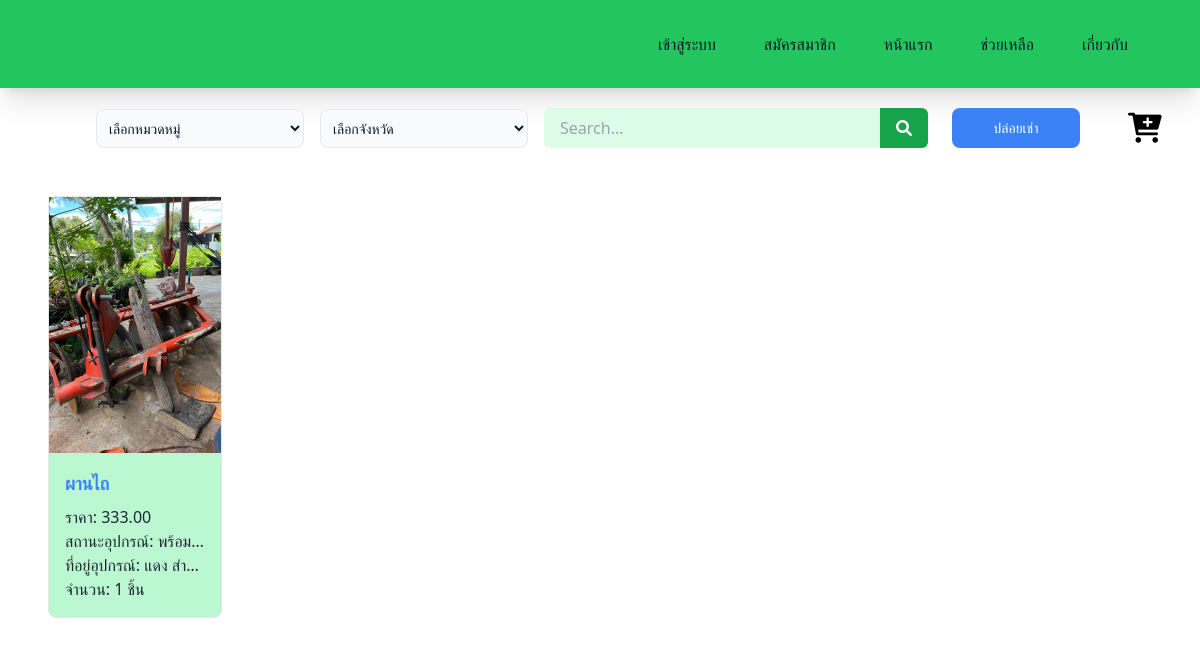
/shop/product_category/2/, run on the app's committed database.
### shop/models.py (models this page shows, shortened)
class AllProduct(models.Model):
    user = models.ForeignKey(User, on_delete=models.CASCADE,null=True,blank=True)
    product_name = models.CharField(max_length=200,null=True,blank=True)
    product_price = models.DecimalField(max_digits=6, decimal_places=2,null=True,blank=True)
    phon_number = models.CharField(max_length=10,default='phon_number',null=True,blank=True)
    product_detail = models.TextField(default='No description',null=True,blank=True)
    product_size = models.CharField(max_length=200, default='Default Size',null=True,blank=True)
    product_status = models.ForeignKey(Status, on_delete=models.CASCADE, blank=True,null=True)
    category = models.ForeignKey(Category, on_delete=models.DO_NOTHING, null=True,blank=True)
    province = models.ForeignKey(Provinces, on_delete=models.DO_NOTHING, null=True,blank=True)
    product_location = models.CharField(max_length=200, default='location')
    image = models.ImageField(upload_to='Parcel', default='broken_image.png',null=True,blank=True)
    datetime = models.DateField(null=True,blank=True)
    lastdate = models.DateField(null=True,blank=True)
    quantity = models.PositiveIntegerField(default=1)

class Status(models.Model):
    name_Status = models.CharField(max_length=100, default="", blank=True)
    def __str__(self):
        return f'{self.name_Status}'

### shop/views.py (the view)
# urls.py: path('product_category/<int:id>/',product_category, name="product_category"),
def product_category(request,id):
    categorys = Category.objects.all()
    expired_products = []
    category = Category.objects.get(pk=id)
    if request.method == 'POST':
        search_query = request.POST.get('search_query')
        allproduct = AllProduct.objects.filter(product_name__icontains=search_query)
    else:
        allproduct = AllProduct.objects.filter(category=category)
    for product in allproduct:
        if product.lastdate and product.lastdate < timezone.now().date():
            expired_products.append(product.id)
    context = {'allproduct': allproduct,'category':categorys,'provinces': Provinces.objects.all(),'expired_products': expired_products}
    return render(request, 'shop/show_product_category.html', context)

### shop/models.py (called while the page is built)
    def __str__(self):
        return f'{self.province_name}'

### shop/templates/shop/show_product_category.html (shortened to what this page needs)
{% extends 'main/base.html' %}
{% load static %}
{% block content %}
<div class="flex flex-wrap justify-around lg:mx-20 ">
    <div class="flex items-center space-x-4 mt-5">
        <div class="lg:flex ">
            <div class="mb-4 lg:mb-0 lg:mx-4">
                <select id="category_name" name="category_name"
                    class="bg-gray-50 border text-gray-900 text-sm rounded-lg block px-2 mx-4 lg:mx-0 lg:py-2 dark:bg-gray-100 dark:text-black w-20 lg:w-52"
                    onchange="navigateToCategory()">
                    <option selected>เลือกหมวดหมู่</option>
                </select>
            </div>
            <div class=" lg:mb-0">
                <select id="province_name" name="province_name"
                    class="bg-gray-50 border text-gray-900 text-sm rounded-lg block px-2 mx-4 lg:mx-0 lg:py-2 dark:bg-gray-100 dark:text-black w-20 lg:w-52"
                    onchange="navigateToProvince()">
                    <option selected>เลือกจังหวัด</option>
                </select>
            </div>
        </div>
        <div class="flex">
            <form action="{% url 'search' %}" method="post" class="flex max-w-sm w-full lg:w-auto">
                <div class="flex w-full">
                    <input type="text" name="search" placeholder="Search..."
                        class="px-4 py-2 rounded-l-md focus:outline-none focus:ring-2 focus:ring-green-500 focus:border-transparent bg-green-100 w-full lg:w-96 h-10">
                    <button type="submit"
                        class="bg-green-600 hover:bg-green-800 px-4 py-2 rounded-r-md text-white focus:outline-none focus:ring-2 focus:ring-green-500 focus:ring-offset-2 focus:ring-offset-green-700 h-10">
                        <i class="fa-solid fa-magnifying-glass"></i>
                    </button>
                </div>
            </form>
        </div>
        <div class="flex items-center space-x-4 lg:ml-20  lg:mt-0">
            <div class="flex  lg:justify-start mb-2 lg:mb-0">
                <form action="{% url 'buy_product' %}">
                    <button type="submit"
                        class="bg-blue-500 text-white mx-2 lg:px-5 lg:py-2 lg:w-32 w-10 h-10 rounded-lg lg:mr-8 text-sm block">
                        ปล่อยเช่า
                    </button>
                </form>
            </div>
            <div class="flex  lg:justify-start pr-10">
                <a href="{% url 'cart' %}">
                    <i class="fa-solid fa-cart-plus text-xl lg:text-3xl"></i>
                </a>
            </div>
        </div>
    </div>
</div>
<div class="grid grid-cols-2 lg:grid-cols-6 gap-3 m-2 col-start-2 h-full lg:py-10 lg:px-10">
    {% for i in allproduct %}
    {% if i.quantity > 0 %}
    <a class="hover:scale-105 transform transition duration-300 ease-in-out {% if i.id in expired_products %}pointer-events-none{% endif %}"
        href="{% if i.id not in expired_products %}{% url 'Showdetall_product' i.id %}{% endif %}">
        <div
            class="border {% if i.id in expired_products %}bg-red-300{% else %}bg-green-200{% endif %} rounded-lg product-box">
            {% if i.image %}
            <img src="{{ i.image.url }}" alt="Image" class="w-full h-64 object-cover">
            {% endif %}
            <div class="p-4 content">
                <h5 class="text-lg font-semibold mb-2">
                    {% if i.id %}
                    <div class="text-blue-500 truncate">{{ i.product_name }}</div>
                    {% else %}
                    <span class="text-red-500">No ID available for this product</span>
                    {% endif %}
                </h5>
                <p class="text-gray-800 truncate">ราคา: {{ i.product_price }}</p>
                <p class="text-gray-800 truncate">สถานะอุปกรณ์: {% if i.id in expired_products %}ไม่พร้อมเช่า{% else %}{{ i.product_status }}{% endif %}</p>
                <p class="text-gray-800 truncate">ที่อยู่อุปกรณ์: {{ i.product_location }} {{ i.province }}</p>
                <p class="text-gray-800 truncate">จำนวน: {{ i.quantity }} ชิ้น</p>
            </div>
        </div>
    </a>
    {% endif %}
    {% endfor %}
</div>
{% endblock %}

### data on the page
AllProduct: image (picture), product_name "ผานไถ", product_price "333.00", product_status "พร้อม…", product_location "แดง สำ…", quantity "1"
